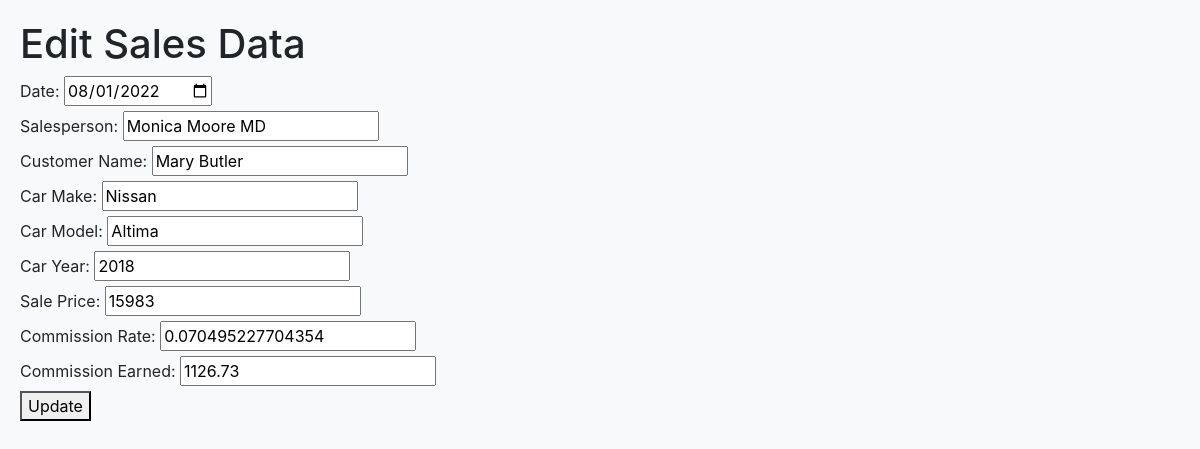
The page /edit_sales_record/1 on the database its author committed.
### main.py (models this page shows)
class Sales(db.Model):
    id = db.Column(db.Integer, primary_key=True)
    date = db.Column(db.String(250), nullable=False)
    salesperson = db.Column(db.String(250), nullable=False)
    customer_name = db.Column(db.String(250), nullable=False)
    car_make = db.Column(db.String(250), nullable=False)
    car_model = db.Column(db.String(250), nullable=False)
    car_year = db.Column(db.Integer(), nullable=False)
    sale_price = db.Column(db.String(250), nullable=False)
    commission_rate = db.Column(db.Float(), nullable=False)
    commission_earned = db.Column(db.Float(), nullable=False)

### main.py (the view, shortened to what this page needs)
@app.route('/edit_sales_record/<int:id>', methods=['GET', 'POST'])
def edit_sales_record(id):
    sale = Sales.query.get_or_404(id)
    return render_template('edit_sales_record.html', sale=sale)

### templates/edit_sales_record.html (shortened to what this page needs)
<!DOCTYPE html>
<html>
<head>
    <link rel="stylesheet" href="https://stackpath.bootstrapcdn.com/bootstrap/4.5.2/css/bootstrap.min.css">
    <link rel="stylesheet" href="https://cdnjs.cloudflare.com/ajax/libs/font-awesome/5.15.3/css/all.min.css">
</head>
<body>
    <h1>Edit Sales Data</h1>
    <form method="POST">
        <label for="date">Date:</label>
        <input type="date" id="date" name="date" value="{{ sale.date }}" required>
        <br>
        <label for="salesperson">Salesperson:</label>
        <input type="text" id="salesperson" name="salesperson" value="{{ sale.salesperson }}" required>
        <br>
        <label for="customer_name">Customer Name:</label>
        <input type="text" id="customer_name" name="customer_name" value="{{ sale.customer_name }}" required>
        <br>
        <label for="car_make">Car Make:</label>
        <input type="text" id="car_make" name="car_make" value="{{ sale.car_make }}" required>
        <br>
        <label for="car_model">Car Model:</label>
        <input type="text" id="car_model" name="car_model" value="{{ sale.car_model }}" required>
        <br>
        <label for="car_year">Car Year:</label>
        <input type="number" id="car_year" name="car_year" value="{{ sale.car_year }}" required>
        <br>
        <label for="sale_price">Sale Price:</label>
        <input type="number" id="sale_price" name="sale_price" value="{{ sale.sale_price }}" required>
        <br>
        <label for="commission_rate">Commission Rate:</label>
        <input type="number" step=0.0001 id="commission_rate" name="commission_rate" value="{{ sale.commission_rate }}" required>
        <br>
        <label for="commission_earned">Commission Earned:</label>
        <input type="number" id="commission_earned" name="commission_earned" value="{{ sale.commission_earned }}" required>
        <br>
        <button type="submit">Update</button>
    </form>
</body>
</html>

### templates/edit_sales_record.html (style rules this page uses)
body { padding: 20px; background-color: #f8f9fa; }

### rows shown on the page
Sales: date "08/01/2022", salesperson "Monica Moore MD", customer_name "Mary Butler", car_make "Nissan", car_model "Altima", car_year "2018", sale_price "15983", commission_rate "0.070495227704354", commission_earned "1126.73"
